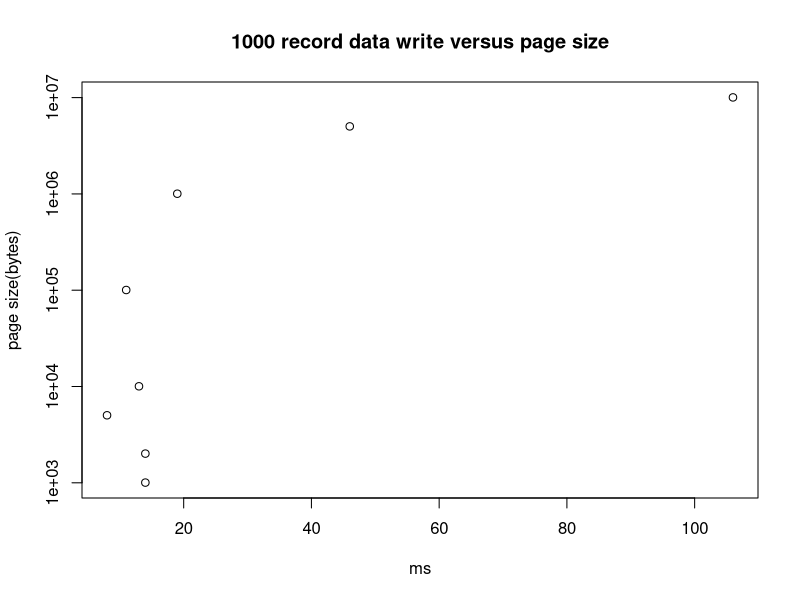
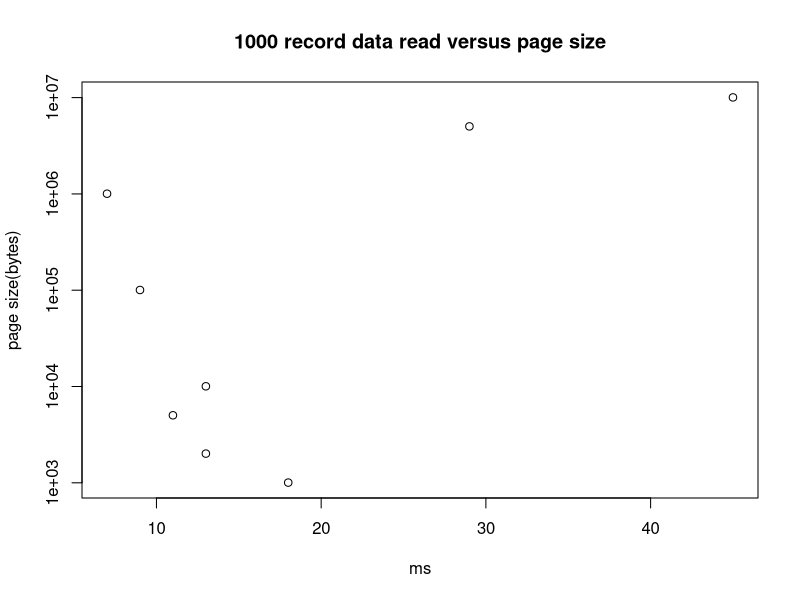

Write the R code that produced these figures, in order.
## ---- chunk 1
knitr::opts_chunk$set(echo = TRUE)
## ---- chunk 2
page_size <- c(1005, 2010, 5025, 10050, 100500, 1005000, 5025000, 10050000)
ms <- c(14, 14, 8, 13, 11, 19, 46, 106)
plot(ms, page_size, main="1000 record data write versus page size", xlab="ms", ylab="page size(bytes)", log="y")
## ---- chunk 3
page_size <- c(1005, 2010, 5025, 10050, 100500, 1005000, 5025000, 10050000)
ms <- c(18, 13, 11, 13, 9, 7, 29, 45)
plot(ms, page_size, main="1000 record data read versus page size", xlab="ms", ylab="page size(bytes)", log="y")
